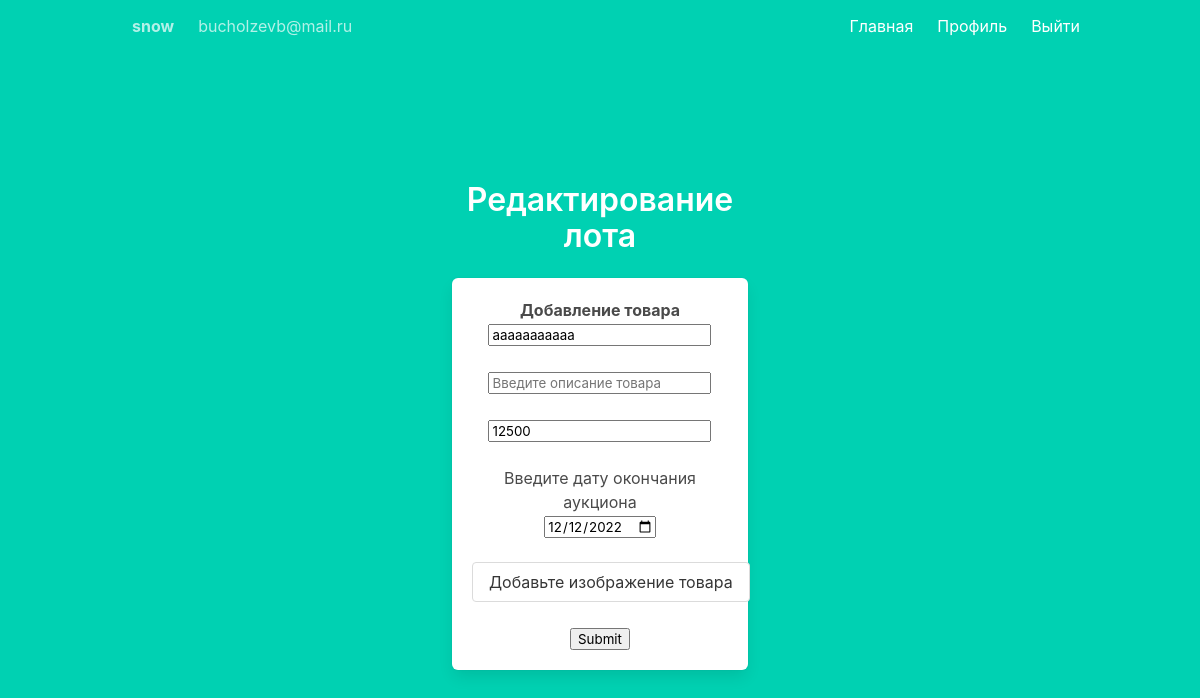
The app's page /change/10 (signed in) with its own data.
### models.py (models this page shows, shortened)
class User(UserMixin, db.Model):
    id = db.Column(db.Integer, primary_key=True)  # primary keys are required by SQLAlchemy
    email = db.Column(db.String(100), unique=True, nullable=False)
    password = db.Column(db.String(100), nullable=False)
    name = db.Column(db.String(1000), nullable=False)
    items = db.relationship('Item', backref='user')

class Item(db.Model):
    id = db.Column(db.Integer, primary_key=True)
    title = db.Column(db.String(100), nullable=False)
    description = db.Column(db.String(500))
    description = db.Column(db.String(500))
    price = db.Column(db.Integer, nullable=False)
    final_date = db.Column(db.Text, nullable=False)
    user_id = db.Column(db.Integer, db.ForeignKey('user.id'))
    buyer = db.Column(db.String(100), nullable=True, default="Пока никому. Станьте первым!")

### main.py (the view)
@main.route('/change/<int:num>', methods=['GET'])
@login_required
def change_get(num):
    item = Item.query.filter_by(id=num).first()
    return render_template("change.html", data=item)

### __init__.py (called while the page is built)
def create_app() -> Flask:
    app = Flask(__name__)
    app.config['SECRET_KEY'] = 'secret-key-goes-here'
    app.config['SQLALCHEMY_DATABASE_URI'] = 'sqlite:///db.sqlite'
    app.config['SQLALCHEMY_TRACK_MODIFICATIONS'] = False
    app.config['UPLOAD_FOLDER'] = UPLOAD_FOLDER
    db.init_app(app)
    login_manager = LoginManager()
    login_manager.login_view = 'auth.login'
    login_manager.init_app(app)
    with app.app_context():
        db.create_all()
    from .auth import auth as auth_blueprint
    app.register_blueprint(auth_blueprint)
    from .main import main as main_blueprint
    app.register_blueprint(main_blueprint)
    from .models import User
    @login_manager.user_loader
    def load_user(user_id):
        return User.query.get(int(user_id))
    return app

### templates/change.html (shortened to what this page needs)
{% extends "base.html" %}
{% block content %}
<div class="column is-4 is-offset-4">
    <h3 class="title">Редактирование лота</h3>
    <div class="box">
<div class="control ">
    <h1></h1><strong> Добавление товара</strong></h1>
    <form method="POST" enctype="multipart/form-data">
        <input type="text" class="form-control" name="title" id="title" placeholder="Название товара" value="{{data.title}}"  >
        <br><br>
        <input class="form-control" name="description" id="description" placeholder="Введите описание товара"  value="{{data.description}}">
        <br><br>
         <input type="price" class="form-control" name="price" id="price" placeholder="Начальная цена товара (руб)"  value="{{data.price}}">
        <br><br>
            <h6> Введите дату окончания аукциона</h6>
         <input type="date" name="final_date" id="final_date" value="{{data.final_date}}"
                        max="2023-06-04" min="2022-06-14">
        <br><br>
        <a class="button" href="/uploads">Добавьте изображение товара</a>
            <br><br>
            <input type=submit class="is-success is-normal">
    </form>
</div>
    </div></div>
 {% endblock %}

### templates/base.html (shortened to what this page needs)
<!DOCTYPE html>
<html>
<head>
    <link rel="stylesheet" href="https://cdnjs.cloudflare.com/ajax/libs/bulma/0.7.2/css/bulma.min.css" />
</head>
<body>
    <section class="hero is-primary is-fullheight">
        <div class="hero-head">
            <nav class="navbar">
                <div class="container">
                    <div id="navbarMenuHeroA" class="navbar-menu">
                        <h1 class="navbar-item"><strong> {{current_user.name}}</strong></h1>
                        <h2 class="navbar-item"> {{current_user.email}} </h2>
                        <div class="navbar-end  ">
                            <a href="{{ url_for('main.index') }}" class="navbar-item">
                                Главная
                            </a>
                            {% if current_user.is_authenticated %}
                            <a href="{{ url_for('main.profile') }}" class="navbar-item">
                                Профиль
                            </a>
                            {% endif %}
                            {% if current_user.is_authenticated %}
                            <a href="{{ url_for('auth.logout') }}" class="navbar-item">
                                Выйти
                            </a>
                            {% endif %}
                        </div>
                    </div>
                </div>
            </nav>
        </div>
        <div class="hero-body">
            <div class="container has-text-centered">
               {% block content %}
               {% endblock %}
            </div>
        </div>
    </section>
</body>
</html>

### records on screen
User: name "snow", email "bucholzevb@mail.ru"
Item: title "ааааааааааа", price "12500", final_date "12/12/2022"
